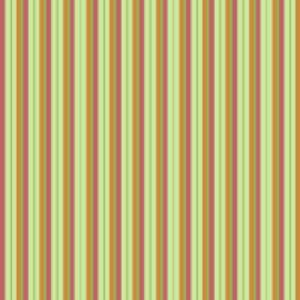
#> input picture DS1/banded_0002.jpg, 300 x 300 px; its folder holds 5 pictures in this run
$ python main.py
#> lines starting #> are read from the running program, lines starting #| are printed output that depends on the picture; after the words box and inside, x2 and y2 are one past the last pixel; in counts of white or black regions, pixels touching at a corner belong together
### momentos.py
import cv2
import os
import numpy as np
from scipy.stats import skew, kurtosis
from glcm import TextureDetector

class Instance:
    def __init__(self, path):
        #image extraction
        self.path = path
        self.image = None
        self.imageBW = None
        #All following features would be better stored in a dictionary but I'm not going to bother changing it
        #Image moments
        self.median = None
        self.variance = None
        self.asymmetry = None
        self.kurtosis = None
        #glcm  and features
        self.glcm = None
        self.contrast = None
        self.homogeneity = None
        self.energy = None
        self.entropy = None

    def get_image(self, path):
        # Load the image using CV
        try:
            self.image = cv2.imread(path, cv2.IMREAD_COLOR)
            self.imageBW = cv2.cvtColor(self.image, cv2.COLOR_BGR2GRAY)
            return True
        except IOError:
            print(f"Error: {path} is not a valid image file.")
            return False

    def calculate_moments(self):
        # Calculate moments
        if self.image is not None:
            self.median = np.median(self.imageBW)
            self.variance = np.var(self.imageBW)
            image_flat = self.imageBW.flatten()
            self.asymmetry = skew(image_flat)
            self.kurtosis = kurtosis(image_flat)

    def get_glcm_features(self):
        self.glcm = TextureDetector.calculate_glcm(self.imageBW, distance=1, angle=0)
        features = TextureDetector.extract_glcm_features(self.glcm)
        self.contrast = features["contrast"]
        self.homogeneity = features["homogeneity"]
        self.energy = features["energy"]
        self.entropy = features["entropy"]

    @classmethod
    def load_images_from_directory(cls, directory_path):
        instances = []
        for filename in os.listdir(directory_path):
            if filename.endswith(('.jpg', '.png', '.jpeg')):
                image_path = os.path.join(directory_path, filename)
                instance = cls(image_path)
                if instance.get_image(image_path):
                    instance.calculate_moments()
                    instance.get_glcm_features()
                    instances.append(instance)
        return instances

# [20 lines that do not run on import are left out]

### glcm.py
import cv2
import numpy as np


class TextureDetector:
    def __init__(self, image_path: str) -> None:
        self.image_path = image_path

    def convert_to_grayscale(self) -> np.ndarray:
        image = cv2.imread(self.image_path)
        return cv2.cvtColor(image, cv2.COLOR_BGR2GRAY)

    @staticmethod
    def calculate_glcm(
         image: np.ndarray, distance: int, angle: int, gray_levels=256
    ) -> np.ndarray:
        if not isinstance(image, np.ndarray) or len(image.shape) != 2:
            raise ValueError("La imagen debe ser una matriz 2D")

        if not isinstance(distance, (int, np.integer)) or distance <= 0:
            raise ValueError("La distancia debe ser un entero positivo")

        if image.max() >= gray_levels or image.min() < 0:
            raise ValueError(
                f"Los valores de la imagen deben estar en el rango [0, {gray_levels-1}]"
            )

        # Calcular desplazamientos
        angle_radians = np.deg2rad(angle)
        dx = int(round(np.cos(angle_radians) * distance))
        dy = int(round(np.sin(angle_radians) * distance))

        # Obtener dimensiones
        rows, cols = image.shape

        # Inicializar GLCM
        glcm = np.zeros((gray_levels, gray_levels), dtype=np.uint32)

        # Crear índices
        i_indices = np.arange(rows)
        j_indices = np.arange(cols)

        # Crear meshgrid con el orden correcto
        ii, jj = np.meshgrid(i_indices, j_indices, indexing="ij")

        # Calcular coordenadas de vecinos
        ii_neighbors = ii + dy
        jj_neighbors = jj + dx

        # Crear máscara para índices válidos
        mask = (
            (ii_neighbors >= 0)
            & (ii_neighbors < rows)
            & (jj_neighbors >= 0)
            & (jj_neighbors < cols)
        )

        # Obtener índices válidos
        valid_indices = np.where(mask)

        # Obtener valores actuales y vecinos
        current_values = image[valid_indices]
        neighbor_values = image[
            ii_neighbors[valid_indices], jj_neighbors[valid_indices]
        ]

        # Actualizar GLCM
        np.add.at(glcm, (current_values, neighbor_values), 1)

        # Normalizar
        glcm = glcm.astype(np.float64)
        sum_value = glcm.sum()
        if sum_value > 0:
            glcm /= sum_value

        return glcm

    @staticmethod
    def extract_glcm_features( glcm: np.ndarray) -> dict:
        i, j = np.meshgrid(
            np.arange(glcm.shape[0]), np.arange(glcm.shape[1]), indexing="ij"
        )

        # Calcular características
        energy = np.sum(glcm ** 2)
        contrast = np.sum((i - j) ** 2 * glcm)
        epsilon = 1e-10
        entropy = -np.sum(glcm * np.log2(glcm + epsilon))
        homogeneity = np.sum(glcm / (1 + (i - j) ** 2))

        return {
            "contrast": contrast,
            "homogeneity": homogeneity,
            "energy": energy,
            "entropy": entropy,
        }


# [19 lines that do not run on import are left out]

### main.py
import matplotlib.pyplot as plt
import seaborn as sns
import pandas as pd
from momentos import Instance

# [62 lines left out: function plot_features_boxplot, not called in this run]

def main():
    # Load all images
    texture_database = "./DS1"
    flats_database = "./DS2"
    textured_instances = Instance.load_images_from_directory(texture_database)
#> in get_image, self.image is the input picture: shape (300, 300, 3); mean B, G, R 117.6, 178.5, 193.5
#> in get_image, `self.imageBW = cv2.cvtColor(self.image, cv2.COLOR_BGR2GRAY)`:
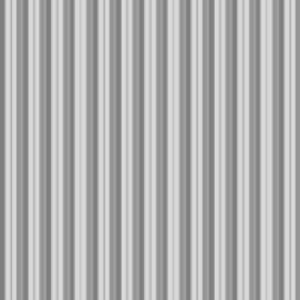
#> self.imageBW: shape (300, 300); min 123, max 220, mean 176
#> in calculate_moments, `self.median = np.median(self.imageBW)`: self.median = 177
#> in calculate_moments, `self.variance = np.var(self.imageBW)`: self.variance = 1076
#> in calculate_moments, `self.asymmetry = skew(image_flat)`: self.asymmetry = -0.0569
#> in calculate_moments, `self.kurtosis = kurtosis(image_flat)`: self.kurtosis = -1.52
#> in calculate_glcm, `valid_indices = np.where(mask)`:
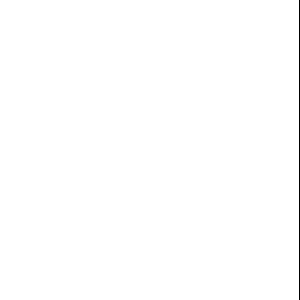
#> mask: shape (300, 300) bool; 99.7% white; black in thin lines or dots, all inside (x1, y1, x2, y2) = (299, 0, 300, 300)
#> in calculate_glcm, `np.add.at(glcm, (current_values, neighbor_values), 1)`:
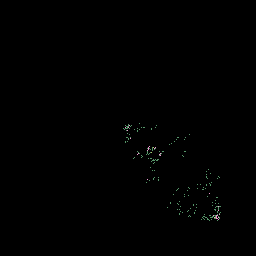
#> glcm: shape (256, 256) uint32; 5 distinct labels, from 0 to 2100; one colour per label, 0 black
#> in calculate_glcm, `sum_value = glcm.sum()`: sum_value = 89700
#> in calculate_glcm, `glcm /= sum_value`:
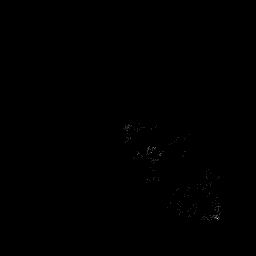
#> glcm: shape (256, 256) float64; min 0, max 0.0234, mean 1.53e-05; drawn with min black and max white
#> in extract_glcm_features, `energy = np.sum(glcm ** 2)`: energy = 0.00471
#> in extract_glcm_features, `contrast = np.sum((i - j) ** 2 * glcm)`: contrast = 268.9
#> in extract_glcm_features, `entropy = -np.sum(glcm * np.log2(glcm + epsilon))`: entropy = 7.9
#> in extract_glcm_features, `homogeneity = np.sum(glcm / (1 + (i - j) ** 2))`: homogeneity = 0.115
#> in get_glcm_features, `features = TextureDetector.extract_glcm_features(self.glcm)`: features = {'contrast': 268.9, 'homogeneity': 0.115, 'energy': 0.00471, 'entropy': 7.9}
#> in get_glcm_features, `self.contrast = features["contrast"]`: self.contrast = 268.9
#> in get_glcm_features, `self.homogeneity = features["homogeneity"]`: self.homogeneity = 0.115
#> in get_glcm_features, `self.energy = features["energy"]`: self.energy = 0.00471
#> in get_glcm_features, `self.entropy = features["entropy"]`: self.entropy = 7.9
#> pass 2 of the loop in load_images_from_directory, `for filename in os.listdir(directory_path):`:
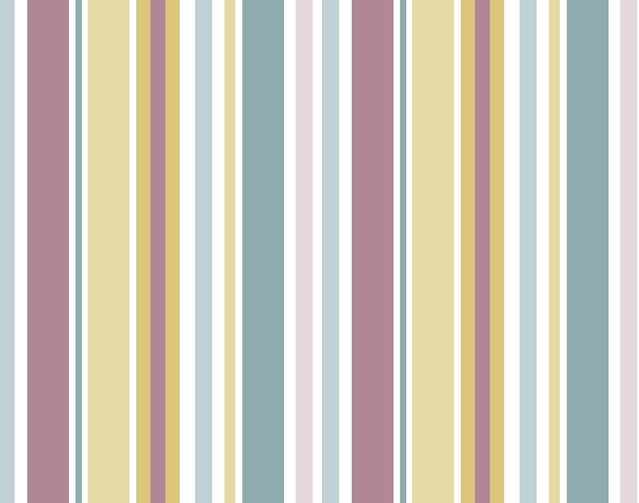
#> input picture DS1/banded_0004.jpg, 639 x 503 px
#> in get_image, self.image is the input picture: shape (503, 639, 3); mean B, G, R 191.2, 202.5, 208.2
#> self.imageBW: shape (503, 639)
#> in calculate_glcm (call 2), `valid_indices = np.where(mask)`:
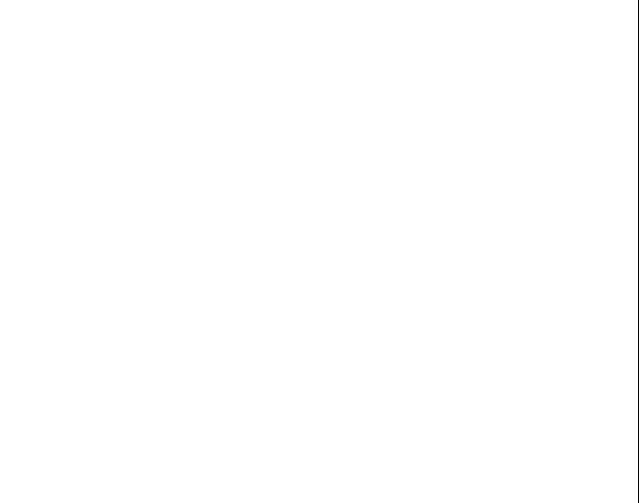
#> mask: shape (503, 639) bool; 99.8% white; black in thin lines or dots, all inside (x1, y1, x2, y2) = (638, 0, 639, 503)
#> sum_value = 320914
#> in calculate_glcm (call 2), `glcm /= sum_value`:
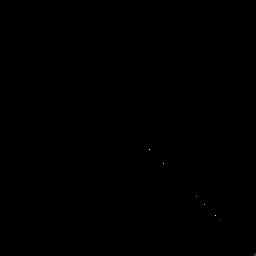
#> glcm: shape (256, 256) float64; min 0, max 0.143, mean 1.53e-05; drawn with min black and max white
#> pass 3 of the loop in load_images_from_directory, `for filename in os.listdir(directory_path):`:
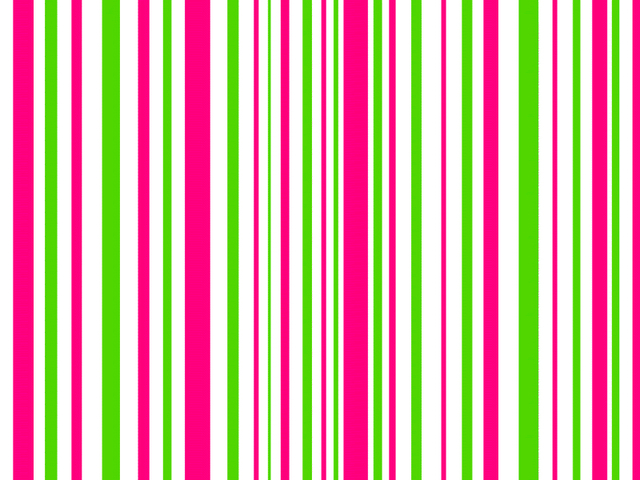
#> input picture DS1/banded_0005.jpg, 640 x 480 px
#> in get_image, self.image is the input picture: shape (480, 640, 3); mean B, G, R 169.3, 181.3, 218.6
#> self.imageBW: shape (480, 640)
#> in calculate_glcm (call 3), `valid_indices = np.where(mask)`:
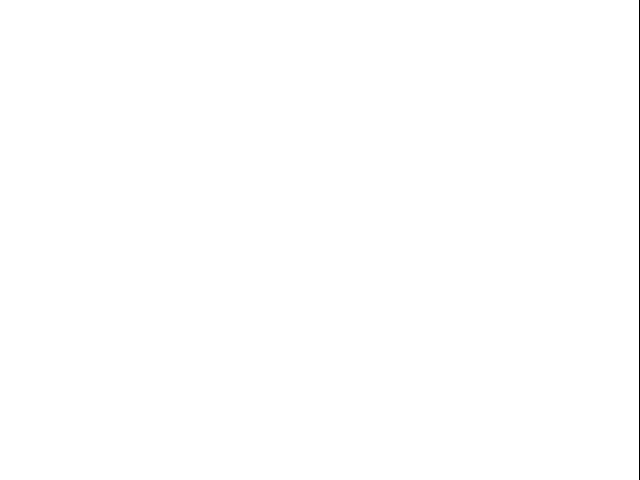
#> mask: shape (480, 640) bool; 99.8% white; black in thin lines or dots, all inside (x1, y1, x2, y2) = (639, 0, 640, 480)
#> sum_value = 306720
#> in calculate_glcm (call 3), `glcm /= sum_value`:
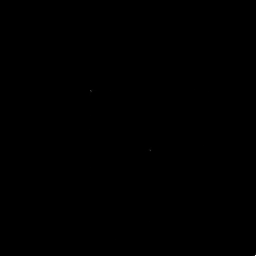
#> glcm: shape (256, 256) float64; min 0, max 0.291, mean 1.53e-05; drawn with min black and max white
#> the loop made 5 passes; the first 3 are shown
    flat_instances = Instance.load_images_from_directory(flats_database)

    # Plot box plots
    plot_features_boxplot(textured_instances, flat_instances)

if __name__ == "__main__":
#> (the run stopped early here; a loop or call above may not have finished)
